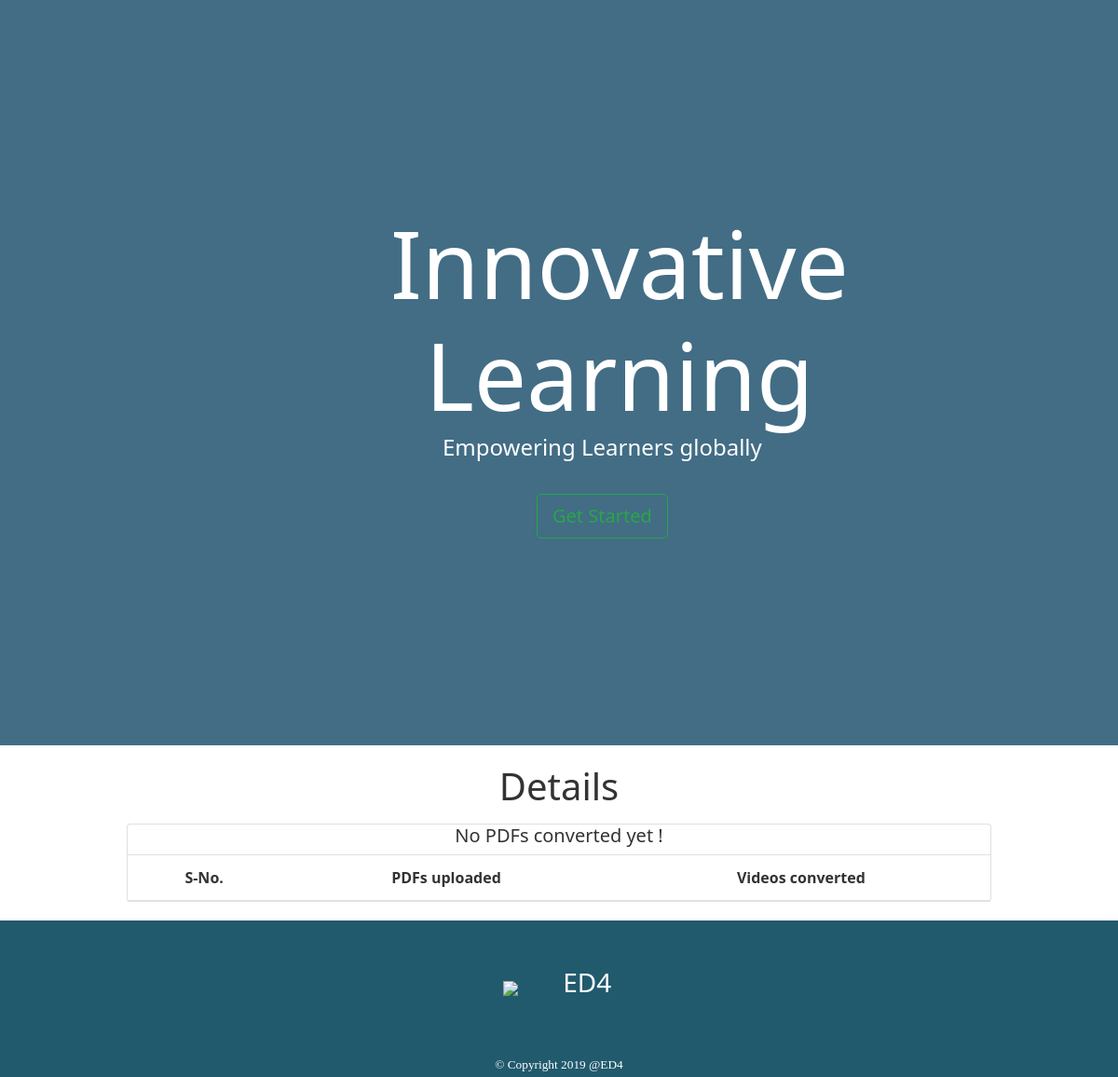
Before: / with the older database file.
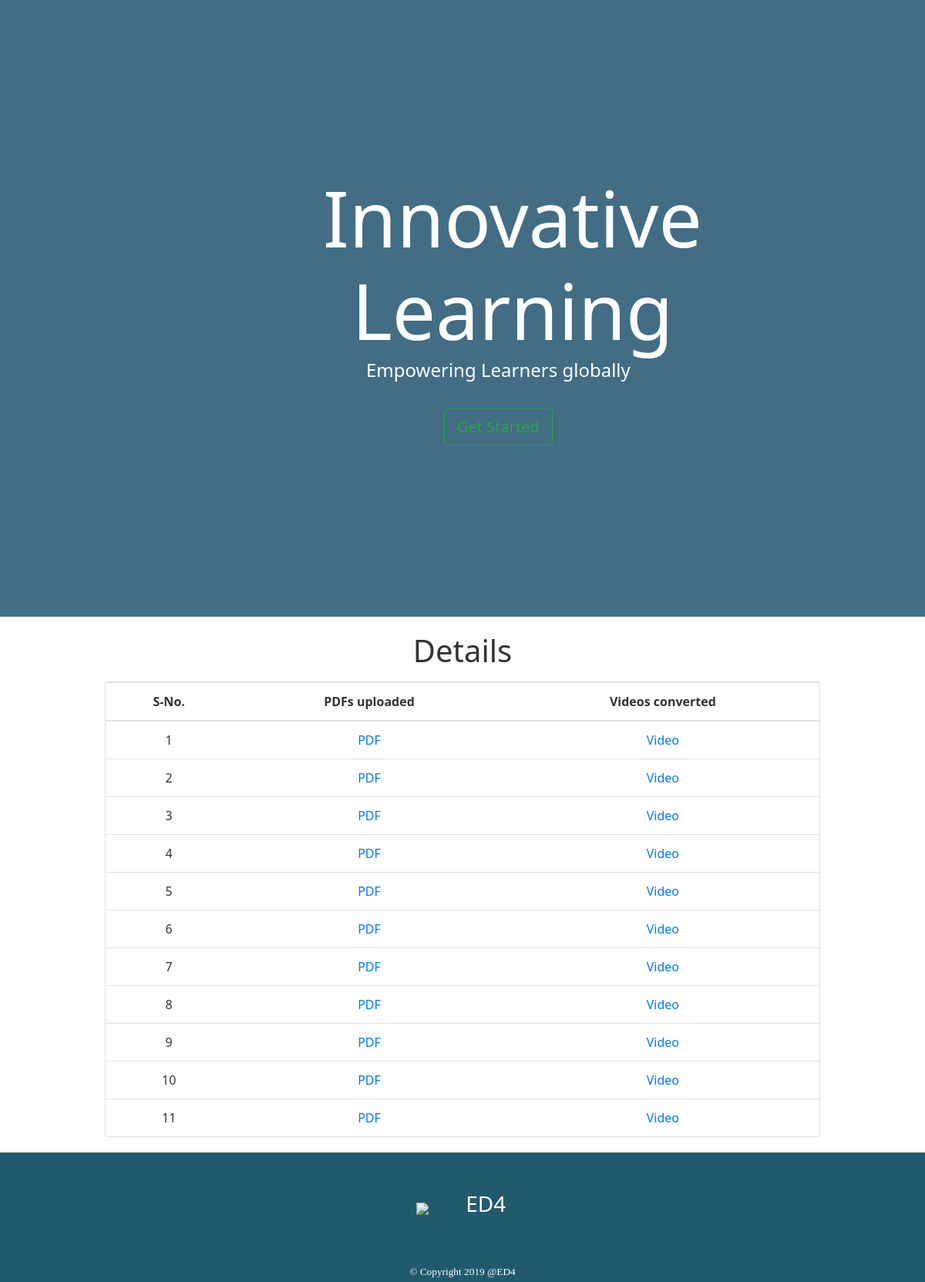
After: the same page with the newer database file.
### ed4/models.py (models this page shows, shortened)
class PostFile(models.Model):
	document = models.FileField(upload_to = custom_directory_path2, blank = True)
	class Meta:
		ordering = ["-id"]

### ed4/views.py (the view)
# urls.py: url(r'', views.HomeView, name="home"),
def HomeView(request):
    postfile = PostFile.objects.all()
    videoFiles = []
    pdfs = []
    i=0
    for obj in postfile:
    	try:
            videoFiles.append(VidTextFile.objects.get(document=obj))
            pdfs.append(obj)
            i += 1
        except:
        	pass
    if request.method == "POST":
        form = PostFileForm(request.POST,request.FILES)
        if form.is_valid():
            post = form.save(commit=False)
            post.save()
            try :
                get_file_name(post.document.url,post)
            except:
            	pass
            return redirect('home')
    else:
        form = PostFileForm()
    return render(request,'ed4/home.html',{'form': form, 'pdfs_and_videos' : zip(range(1,i+1),pdfs,videoFiles)})

### ed4/templates/ed4/home.html (shortened to what this page needs)
{% load static %}
{% load bootstrap4 %}
<!doctype html>
<html lang="en">
  <head>
    <link rel="stylesheet" href="https://maxcdn.bootstrapcdn.com/bootstrap/4.0.0/css/bootstrap.min.css">
  </head>
  <body>
    <header class="v-header container">
    <div class="fullscreen-video-wrap">
    </div>
    <div class="header-overlay"></div>
    <div class="header-content text-md-center">
      <h1 align="center">Innovative Learning</h1>
      <p align="center">Empowering Learners globally</p>
<button type="button" class="btn btn-outline-success btn-lg" data-toggle="modal" data-target="#exampleModalCenter">
  Get Started
</button>
    </div>
  </header>
  <section class="section section-a">
    <div class="container">
       <h1 class="mb-3" align="center">Details</h1>
  <div class="card">
    <table class="table mb-0">
      <thead>
        <tr>
          <th>S-No.</th>
          <th>PDFs uploaded</th>
          <th>Videos converted</th>
        </tr>
      </thead>
      <tbody>
        {% for i,pdf,video in pdfs_and_videos %}
          <tr>
                <td class="align-middle">{{i}}</td>
                <td class="align-middle"><a href="{% static pdf.document.url %}">PDF</a></td>
                <td class="align-middle"><a href="{% static video.video.url %}">Video</a></td>
          </tr>
        {% empty %}
        <tr style="padding:10px"><h5 align="center">No PDFs converted yet !</h5></tr>
        {% endfor %}
      </tbody>
    </table>
  </section>
  <div id="footer">
  <div class="lookWrap">
    <image src="{% static 'logo.png' %}" width="50" style="display:inline-flex;margin-left:45vw"></image>
    <h3 align="center" style="display:inline-flex;padding:10px;color:white;margin-top:5vh;">ED4</h3>
  <div class="legality">
        © Copyright 2019 @ED4
      </div>
  </div>
</div>
  </body>
</html>

### ed4/templates/ed4/home.html (style rules this page uses)
* { box-sizing: border-box; }
body { margin:0; font-family: 'Segoe UI', Tahoma, Geneva, Verdana, sans-serif; font-size:1rem; font-weight:normal; line-height:1.5; color:#333; overflow-x:hidden; }
.v-header { height:100vh; display:flex; align-items:center; color:#fff; }
.container { max-width:960px; padding-left:1rem; padding-right:1rem; margin:auto; text-align:center; }
.fullscreen-video-wrap { position:absolute; top:0; left:0; width:100%; height:100vh; overflow:hidden; }
.header-overlay { height:100vh; position: absolute; top:0; left:0; width:100vw; z-index:1; background:#225470; opacity:0.85; }
.header-content { z-index:2; }
.header-content h1 { font-size: 100px; left:7%; margin-bottom: 0; position: relative; animation-name: moveup; animation-duration: 1s; }
.btn-outline-success { animation-name: moveup; animation-duration: 1.4s; }
.header-content p { font-size: 30px; left:5%; margin-bottom: 0; position: relative; animation-name: moveup; animation-duration: 1.2s; }
.header-content p { font-size:1.5rem; display:block; padding-bottom:2rem; }
.section { padding:20px 0; }
#footer { margin-bottom: -150px; clear: both; }
.lookWrap { position: relative; background-color: #215A6D; float: left; width: 100%; }
.legality { margin: auto; color:white; width: 700px; text-align: center; clear: both; font: 10pt verdana; line-height: 2em; padding: 40px 0 0 0; }
.btn-outline-success { position:relative; left:5%; }

Changed rows visible on the page:
added PostFile: i "1"
added PostFile: i "2"
added PostFile: i "3"
added PostFile: i "4"
added PostFile: i "5"
added PostFile: i "6"
added PostFile: i "7"
added PostFile: i "8"
added PostFile: i "9"
added PostFile: i "10"
added PostFile: i "11"
Other visible differences:
text no longer shown: "No PDFs converted yet !"
